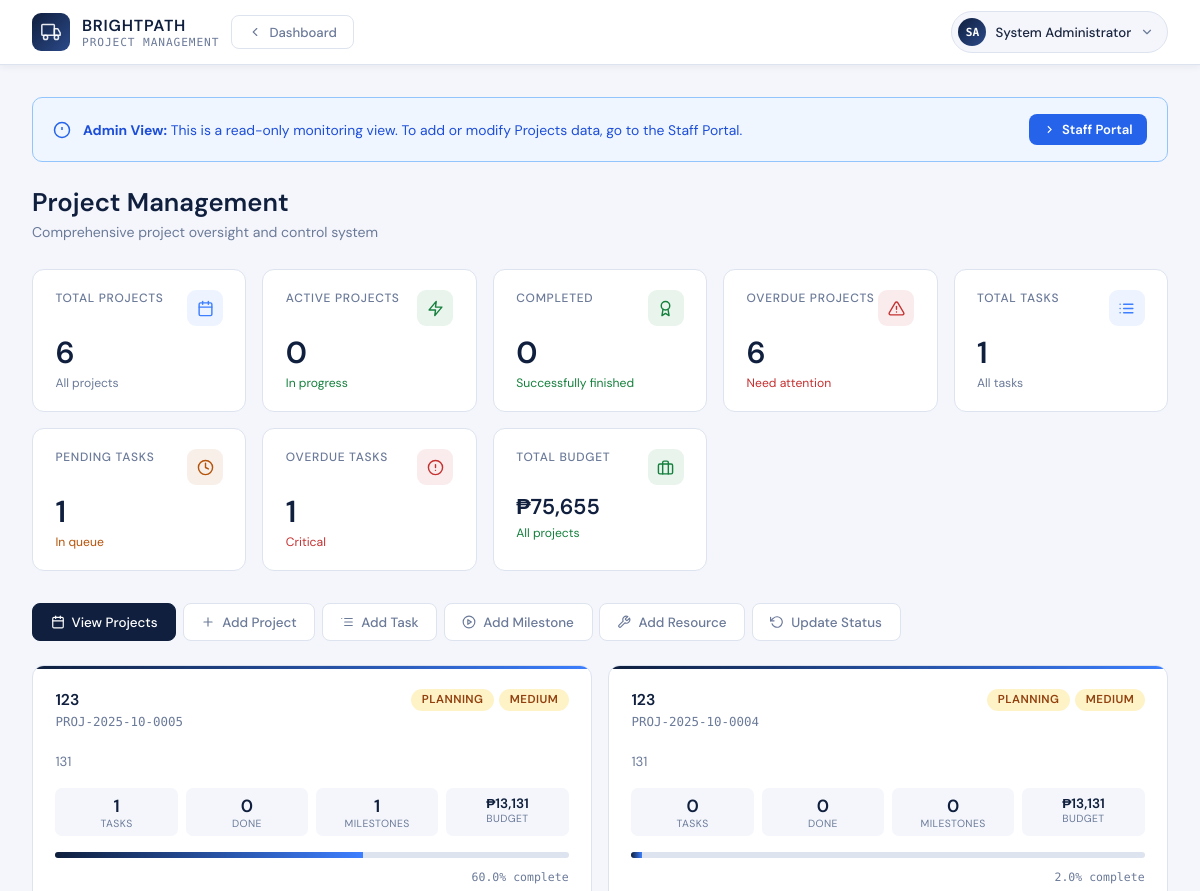
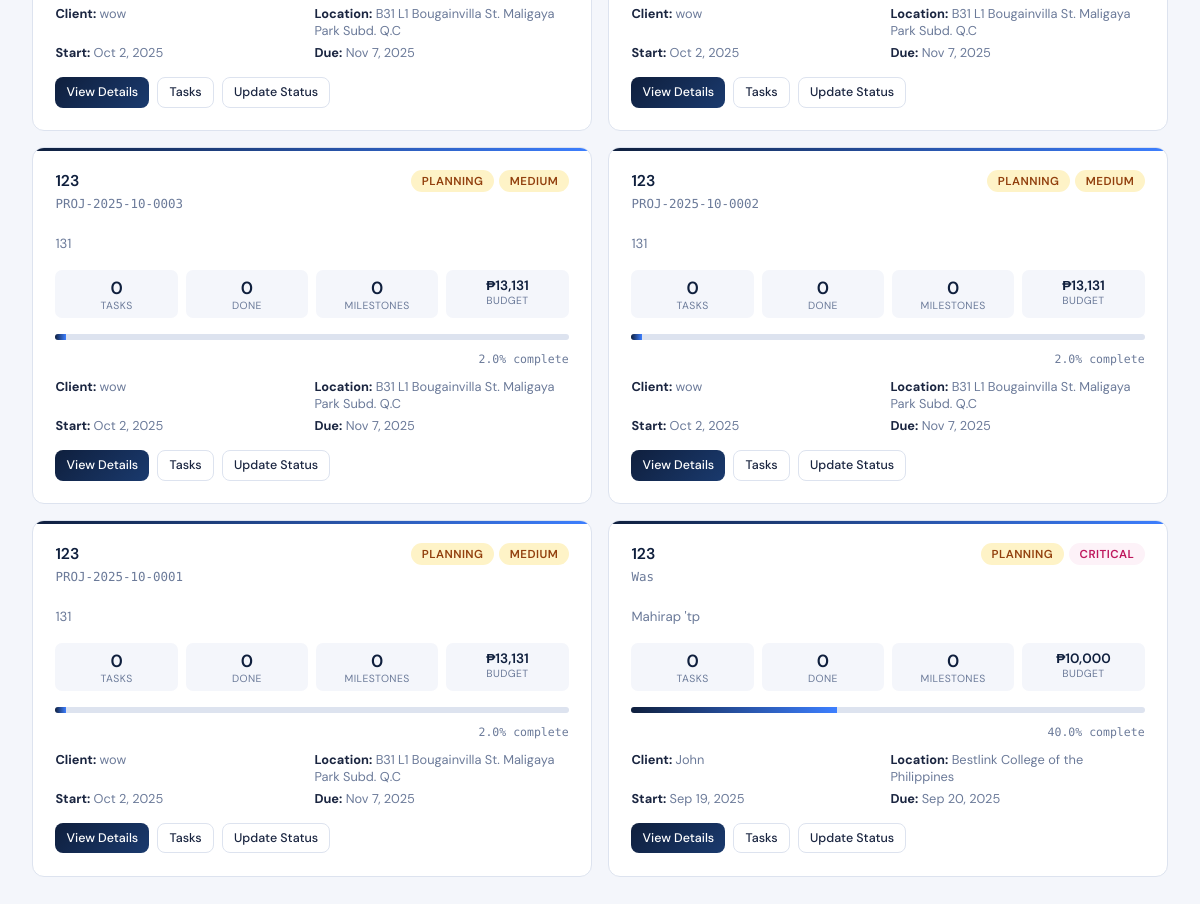
Screenshot of /admin/project_management.php (signed in) with the database file from the repository (2 pictures, top to bottom).
### tables this page shows
CREATE TABLE `projects` (
  `id` int(11) NOT NULL,
  `project_code` varchar(50) NOT NULL,
  `project_name` varchar(255) NOT NULL,
  `description` text DEFAULT NULL,
  `client_name` varchar(255) DEFAULT NULL,
  `project_manager_id` int(11) DEFAULT NULL,
  `start_date` date NOT NULL,
  `expected_end_date` date NOT NULL,
  `actual_end_date` date DEFAULT NULL,
  `status` enum('planning','active','on_hold','completed','cancelled') DEFAULT 'planning',
  `priority` enum('low','medium','high','critical') DEFAULT 'medium',
  `budget` decimal(15,2) DEFAULT 0.00,
  `actual_cost` decimal(15,2) DEFAULT 0.00,
  `progress_percentage` decimal(5,2) DEFAULT 0.00,
  `location` varchar(255) DEFAULT NULL,
  `country` varchar(100) DEFAULT 'Philippines',
  `region` varchar(100) DEFAULT NULL,
  `city` varchar(100) DEFAULT NULL,
  `notes` text DEFAULT NULL,
  `created_by` varchar(255) DEFAULT NULL,
  `created_at` timestamp NOT NULL DEFAULT current_timestamp(),
  `updated_at` timestamp NOT NULL DEFAULT current_timestamp() ON UPDATE current_timestamp()
);

### includes/auth.php (called while the page is built, shortened)
<?php
function current_user_name(): string {
    return htmlspecialchars($_SESSION['user_name'] ?? 'User', ENT_QUOTES);
}
function current_user_initials(): string {
    $name = $_SESSION['user_name'] ?? 'U';
    $parts = explode(' ', trim($name));
    $initials = strtoupper(substr($parts[0], 0, 1));
    if (count($parts) > 1) {
        $initials .= strtoupper(substr(end($parts), 0, 1));
    }
    return $initials;
}

### admin/project_management.php (the view, shortened to what this page needs)
<?php
require_once __DIR__ . '/../includes/auth.php';
$pdo = db();
try {
    $projects = $pdo->query("
        SELECT p.*,
               COUNT(DISTINCT pt.id) as total_tasks,
               COUNT(DISTINCT CASE WHEN pt.status = 'completed' THEN pt.id END) as completed_tasks,
               COUNT(DISTINCT pm.id) as total_milestones,
               COUNT(DISTINCT CASE WHEN pm.status = 'completed' THEN pm.id END) as completed_milestones,
               COALESCE(SUM(pr.quantity_used * pr.unit_cost), 0) as actual_cost
        FROM projects p
        LEFT JOIN project_tasks pt ON p.id = pt.project_id
        LEFT JOIN project_milestones pm ON p.id = pm.project_id
        LEFT JOIN project_resources pr ON p.id = pr.project_id
        GROUP BY p.id
        ORDER BY p.created_at DESC
    ")->fetchAll(PDO::FETCH_ASSOC);
    $stats = [];
    $stats['total_projects'] = $pdo->query("SELECT COUNT(*) as count FROM projects")->fetch()['count'];
    $stats['active_projects'] = $pdo->query("SELECT COUNT(*) as count FROM projects WHERE status = 'active'")->fetch()['count'];
    $stats['completed_projects'] = $pdo->query("SELECT COUNT(*) as count FROM projects WHERE status = 'completed'")->fetch()['count'];
    $stats['overdue_projects'] = $pdo->query("SELECT COUNT(*) as count FROM projects WHERE expected_end_date < CURDATE() AND status NOT IN ('completed', 'cancelled')")->fetch()['count'];
    $stats['total_tasks'] = $pdo->query("SELECT COUNT(*) as count FROM project_tasks")->fetch()['count'];
    $stats['pending_tasks'] = $pdo->query("SELECT COUNT(*) as count FROM project_tasks WHERE status IN ('pending', 'in_progress')")->fetch()['count'];
    $stats['overdue_tasks'] = $pdo->query("SELECT COUNT(*) as count FROM project_tasks WHERE due_date < CURDATE() AND status NOT IN ('completed', 'cancelled')")->fetch()['count'];
    $stats['total_budget'] = $pdo->query("SELECT COALESCE(SUM(budget), 0) as total FROM projects")->fetch()['total'];
} catch(PDOException $e) {
    error_log("Project Management error: " . $e->getMessage());
    $error = "Database connection failed.";
    $projects = [];
    $stats = array_fill_keys(['total_projects', 'active_projects', 'completed_projects', 'overdue_projects', 'total_tasks', 'pending_tasks', 'overdue_tasks', 'total_budget'], 0);
}
?>
<!DOCTYPE html>
<!DOCTYPE html>
<html lang="en">
<head>
</head>
<body>
<header class="header">
    <div class="header-inner">
        <div class="header-left">
            <a href="dashboard.php" class="brand">
                <div class="brand-mark">
                    <svg viewBox="0 0 24 24"><rect x="1" y="3" width="15" height="13" rx="1"/><path d="M16 8h4l3 5v3h-7V8z"/><circle cx="5.5" cy="18.5" r="2.5"/><circle cx="18.5" cy="18.5" r="2.5"/></svg>
                </div>
                <div class="brand-text">
                    <h1>BRIGHTPATH</h1>
                    <p>Project Management</p>
                </div>
            </a>
            <a href="dashboard.php" class="btn-back">
                <svg viewBox="0 0 24 24"><polyline points="15 18 9 12 15 6"/></svg>
                Dashboard
            </a>
        </div>
        <div class="header-right">
            <div class="profile-wrap" id="profileWrap">
                <div class="user-pill">
                    <div class="user-avatar"><?php echo current_user_initials(); ?></div>
                    <span class="user-name"><?php echo current_user_name(); ?></span>
                    <svg class="pill-caret" viewBox="0 0 24 24"><polyline points="6 9 12 15 18 9"/></svg>
                </div>
            </div>
        </div>
    </div>
</header>
<main class="main">
<div style="display:flex;align-items:center;gap:12px;padding:1rem 1.25rem;background:#eff6ff;border:1px solid #93c5fd;border-radius:10px;margin-bottom:1.5rem">
    <svg viewBox="0 0 24 24" style="width:18px;height:18px;stroke:#2563eb;fill:none;stroke-width:2;flex-shrink:0"><circle cx="12" cy="12" r="10"/><line x1="12" y1="8" x2="12" y2="12"/><line x1="12" y1="16" x2="12.01" y2="16"/></svg>
    <span style="font-size:.87rem;color:#1d4ed8;flex:1"><strong>Admin View:</strong> This is a read-only monitoring view. To add or modify Projects data, go to the Staff Portal.</span>
    <a href="../staff/projects.php" style="display:inline-flex;align-items:center;gap:6px;padding:.45rem .9rem;background:#2563eb;color:#fff;border-radius:8px;font-size:.82rem;font-weight:600;text-decoration:none">
        <svg viewBox="0 0 24 24" style="width:13px;height:13px;stroke:currentColor;fill:none;stroke-width:2"><polyline points="9 18 15 12 9 6"/></svg>Staff Portal
    </a>
</div>
  <div class="page-title"><h1>Project Management</h1><p>Comprehensive project oversight and control system</p></div>
  <div class="stats-grid">
    <div class="stat-card">
      <div class="stat-top"><span class="stat-label">Total Projects</span><div class="stat-badge"><svg viewBox="0 0 24 24" fill="none" stroke-width="2" stroke-linecap="round" stroke-linejoin="round"><rect x="3" y="4" width="18" height="18" rx="2"/><line x1="16" y1="2" x2="16" y2="6"/><line x1="8" y1="2" x2="8" y2="6"/><line x1="3" y1="10" x2="21" y2="10"/></svg></div></div>
      <div class="stat-value"><?php echo number_format($stats['total_projects']); ?></div>
      <div class="stat-sub">All projects</div>
    </div>
    <div class="stat-card">
      <div class="stat-top"><span class="stat-label">Active Projects</span><div class="stat-badge success-badge"><svg viewBox="0 0 24 24" fill="none" stroke-width="2" stroke-linecap="round" stroke-linejoin="round"><polygon points="13 2 3 14 12 14 11 22 21 10 12 10 13 2"/></svg></div></div>
      <div class="stat-value"><?php echo number_format($stats['active_projects']); ?></div>
      <div class="stat-sub good">In progress</div>
    </div>
    <div class="stat-card">
      <div class="stat-top"><span class="stat-label">Completed</span><div class="stat-badge success-badge"><svg viewBox="0 0 24 24" fill="none" stroke-width="2" stroke-linecap="round" stroke-linejoin="round"><circle cx="12" cy="8" r="6"/><path d="M15.477 12.89L17 22l-5-3-5 3 1.523-9.11"/></svg></div></div>
      <div class="stat-value"><?php echo number_format($stats['completed_projects']); ?></div>
      <div class="stat-sub good">Successfully finished</div>
    </div>
    <div class="stat-card">
      <div class="stat-top"><span class="stat-label">Overdue Projects</span><div class="stat-badge error-badge"><svg viewBox="0 0 24 24" fill="none" stroke-width="2" stroke-linecap="round" stroke-linejoin="round"><path d="M10.29 3.86L1.82 18a2 2 0 001.71 3h16.94a2 2 0 001.71-3L13.71 3.86a2 2 0 00-3.42 0z"/><line x1="12" y1="9" x2="12" y2="13"/><line x1="12" y1="17" x2="12.01" y2="17"/></svg></div></div>
      <div class="stat-value"><?php echo number_format($stats['overdue_projects']); ?></div>
      <div class="stat-sub bad">Need attention</div>
    </div>
    <div class="stat-card">
      <div class="stat-top"><span class="stat-label">Total Tasks</span><div class="stat-badge"></div></div>
      <div class="stat-value"><?php echo number_format($stats['total_tasks']); ?></div>
      <div class="stat-sub">All tasks</div>
    </div>
    <div class="stat-card">
      <div class="stat-top"><span class="stat-label">Pending Tasks</span><div class="stat-badge warn-badge"><svg viewBox="0 0 24 24" fill="none" stroke-width="2" stroke-linecap="round" stroke-linejoin="round"><circle cx="12" cy="12" r="10"/><polyline points="12 6 12 12 16 14"/></svg></div></div>
      <div class="stat-value"><?php echo number_format($stats['pending_tasks']); ?></div>
      <div class="stat-sub warn">In queue</div>
    </div>
    <div class="stat-card">
      <div class="stat-top"><span class="stat-label">Overdue Tasks</span><div class="stat-badge error-badge"><svg viewBox="0 0 24 24" fill="none" stroke-width="2" stroke-linecap="round" stroke-linejoin="round"><circle cx="12" cy="12" r="10"/><line x1="12" y1="8" x2="12" y2="12"/><line x1="12" y1="16" x2="12.01" y2="16"/></svg></div></div>
      <div class="stat-value"><?php echo number_format($stats['overdue_tasks']); ?></div>
      <div class="stat-sub bad">Critical</div>
    </div>
    <div class="stat-card">
      <div class="stat-top"><span class="stat-label">Total Budget</span><div class="stat-badge success-badge"><svg viewBox="0 0 24 24" fill="none" stroke-width="2" stroke-linecap="round" stroke-linejoin="round"><rect x="2" y="7" width="20" height="14" rx="2"/><path d="M16 21V5a2 2 0 00-2-2h-4a2 2 0 00-2 2v16"/></svg></div></div>
      <div class="stat-value" style="font-size:1.35rem">₱<?php echo number_format($stats['total_budget'], 0); ?></div>
      <div class="stat-sub good">All projects</div>
    </div>
  </div>
  <div class="tabs">
    <button class="tab-btn active" onclick="showTab('projects', this)">
      <svg viewBox="0 0 24 24" fill="none" stroke-width="2" stroke-linecap="round" stroke-linejoin="round"><rect x="3" y="4" width="18" height="18" rx="2"/><line x1="16" y1="2" x2="16" y2="6"/><line x1="8" y1="2" x2="8" y2="6"/><line x1="3" y1="10" x2="21" y2="10"/></svg>
      View Projects
    </button>
    <button class="tab-btn" onclick="showTab('add-project', this)">
      <svg viewBox="0 0 24 24" fill="none" stroke-width="2" stroke-linecap="round" stroke-linejoin="round"><line x1="12" y1="5" x2="12" y2="19"/><line x1="5" y1="12" x2="19" y2="12"/></svg>
      Add Project
    </button>
    <button class="tab-btn" onclick="showTab('add-task', this)">
      <svg viewBox="0 0 24 24" fill="none" stroke-width="2" stroke-linecap="round" stroke-linejoin="round"><line x1="8" y1="6" x2="21" y2="6"/><line x1="8" y1="12" x2="21" y2="12"/><line x1="8" y1="18" x2="21" y2="18"/><line x1="3" y1="6" x2="3.01" y2="6"/></svg>
      Add Task
    </button>
    <button class="tab-btn" onclick="showTab('add-milestone', this)">
      <svg viewBox="0 0 24 24" fill="none" stroke-width="2" stroke-linecap="round" stroke-linejoin="round"><circle cx="12" cy="12" r="10"/><polygon points="10 8 16 12 10 16 10 8"/></svg>
      Add Milestone
    </button>
    <button class="tab-btn" onclick="showTab('add-resource', this)">
      <svg viewBox="0 0 24 24" fill="none" stroke-width="2" stroke-linecap="round" stroke-linejoin="round"><path d="M14.7 6.3a1 1 0 000 1.4l1.6 1.6a1 1 0 001.4 0l3.77-3.77a6 6 0 01-7.94 7.94l-6.91 6.91a2.12 2.12 0 01-3-3l6.91-6.91a6 6 0 017.94-7.94l-3.76 3.76z"/></svg>
      Add Resource
    </button>
    <button class="tab-btn" onclick="showTab('status-update', this)">
      <svg viewBox="0 0 24 24" fill="none" stroke-width="2" stroke-linecap="round" stroke-linejoin="round"><polyline points="1 4 1 10 7 10"/><path d="M3.51 15a9 9 0 102.13-9.36L1 10"/></svg>
      Update Status
    </button>
  </div>
  <div id="projects" class="tab-panel active">
    <div class="projects-grid">
      <?php if (empty($projects)): ?>
      <div class="panel" style="grid-column:1/-1">
        <div class="empty-state">
          <svg viewBox="0 0 24 24" fill="none" stroke-width="1.5" stroke-linecap="round" stroke-linejoin="round"><rect x="3" y="4" width="18" height="18" rx="2"/><line x1="16" y1="2" x2="16" y2="6"/><line x1="8" y1="2" x2="8" y2="6"/><line x1="3" y1="10" x2="21" y2="10"/></svg>
          <h3>No projects found</h3><p>Get started by adding your first project.</p>
        </div>
      </div>
      <?php else: ?>
      <?php foreach ($projects as $p): ?>
      <div class="project-card">
        <div style="display:flex;justify-content:space-between;align-items:flex-start;margin-bottom:.75rem">
          <div>
            <div class="project-title"><?php echo htmlspecialchars($p['project_name']); ?></div>
            <div class="project-code"><?php echo htmlspecialchars($p['project_code']); ?></div>
          </div>
          <div style="display:flex;gap:.35rem;flex-wrap:wrap;justify-content:flex-end">
            <span class="badge status-<?php echo $p['status']; ?>"><?php echo ucfirst($p['status']); ?></span>
            <span class="badge priority-<?php echo $p['priority']; ?>"><?php echo ucfirst($p['priority']); ?></span>
          </div>
        </div>
        <p class="project-desc"><?php echo htmlspecialchars($p['description']); ?></p>
        <div class="project-stats-row">
          <div class="pstat"><div class="pstat-val"><?php echo $p['total_tasks']; ?></div><div class="pstat-lbl">Tasks</div></div>
          <div class="pstat"><div class="pstat-val"><?php echo $p['completed_tasks']; ?></div><div class="pstat-lbl">Done</div></div>
          <div class="pstat"><div class="pstat-val"><?php echo $p['total_milestones']; ?></div><div class="pstat-lbl">Milestones</div></div>
          <div class="pstat"><div class="pstat-val" style="font-size:.85rem">₱<?php echo number_format($p['budget'], 0); ?></div><div class="pstat-lbl">Budget</div></div>
        </div>
        <div class="progress-bar"><div class="progress-fill" style="width:<?php echo $p['progress_percentage']; ?>%"></div></div>
        <div class="progress-label"><?php echo number_format($p['progress_percentage'], 1); ?>% complete</div>
        <div class="project-meta">
          <div><strong>Client:</strong> <?php echo htmlspecialchars($p['client_name']); ?></div>
          <div><strong>Location:</strong> <?php echo htmlspecialchars($p['location']); ?></div>
          <div><strong>Start:</strong> <?php echo date('M j, Y', strtotime($p['start_date'])); ?></div>
          <div><strong>Due:</strong> <?php echo date('M j, Y', strtotime($p['expected_end_date'])); ?></div>
        </div>
        <div class="project-actions-row">
          <button class="btn btn-primary btn-sm" onclick="openProjectDetails(<?php echo $p['id']; ?>)">View Details</button>
          <button class="btn btn-outline btn-sm" onclick="openTaskModal(<?php echo $p['id']; ?>)">Tasks</button>
          <button class="btn btn-outline btn-sm" onclick="openStatusModal(<?php echo $p['id']; ?>)">Update Status</button>
        </div>
      </div>
      <?php endforeach; ?>
      <?php endif; ?>
    </div>
  </div>
</main>
</body>
</html>

### rows the page displays
projects: id "6", project_name "123", project_code "PROJ-2025-10-0005", status "PLANNING", priority "MEDIUM", description "131", total_tasks "1", completed_tasks "0", total_milestones "1", budget "13,131", progress_percentage "60.0", client_name "wow", location "B31 L1 Bougainvilla St. Maligaya Park Subd. Q.C", start_date "Oct 2, 2025", expected_end_date "Nov 7, 2025"
projects: project_name "123", project_code "PROJ-2025-10-0004", status "PLANNING", priority "MEDIUM", description "131", total_tasks "0", completed_tasks "0", total_milestones "0", budget "13,131", progress_percentage "2.0", client_name "wow", location "B31 L1 Bougainvilla St. Maligaya Park Subd. Q.C", start_date "Oct 2, 2025", expected_end_date "Nov 7, 2025"
projects: project_name "123", project_code "PROJ-2025-10-0003", status "PLANNING", priority "MEDIUM", description "131", total_tasks "0", completed_tasks "0", total_milestones "0", budget "13,131", progress_percentage "2.0", client_name "wow", location "B31 L1 Bougainvilla St. Maligaya Park Subd. Q.C", start_date "Oct 2, 2025", expected_end_date "Nov 7, 2025"
projects: project_name "123", project_code "PROJ-2025-10-0002", status "PLANNING", priority "MEDIUM", description "131", total_tasks "0", completed_tasks "0", total_milestones "0", budget "13,131", progress_percentage "2.0", client_name "wow", location "B31 L1 Bougainvilla St. Maligaya Park Subd. Q.C", start_date "Oct 2, 2025", expected_end_date "Nov 7, 2025"
projects: project_name "123", project_code "PROJ-2025-10-0001", status "PLANNING", priority "MEDIUM", description "131", total_tasks "0", completed_tasks "0", total_milestones "0", budget "13,131", progress_percentage "2.0", client_name "wow", location "B31 L1 Bougainvilla St. Maligaya Park Subd. Q.C", start_date "Oct 2, 2025", expected_end_date "Nov 7, 2025"
projects: project_name "123", project_code "Was", status "PLANNING", priority "CRITICAL", description "Mahirap 'tp", total_tasks "0", completed_tasks "0", total_milestones "0", budget "10,000", progress_percentage "40.0", client_name "John", location "Bestlink College of the Philippines", start_date "Sep 19, 2025", expected_end_date "Sep 20, 2025"

### other values shown
current_user_initials() "SA"
current_user_name() "System Administrator"
$stats['active_projects'] "0"
$stats['completed_projects'] "0"
$stats['total_tasks'] "1"
$stats['pending_tasks'] "1"
$stats['overdue_tasks'] "1"
$stats['total_budget'] "75,655"
